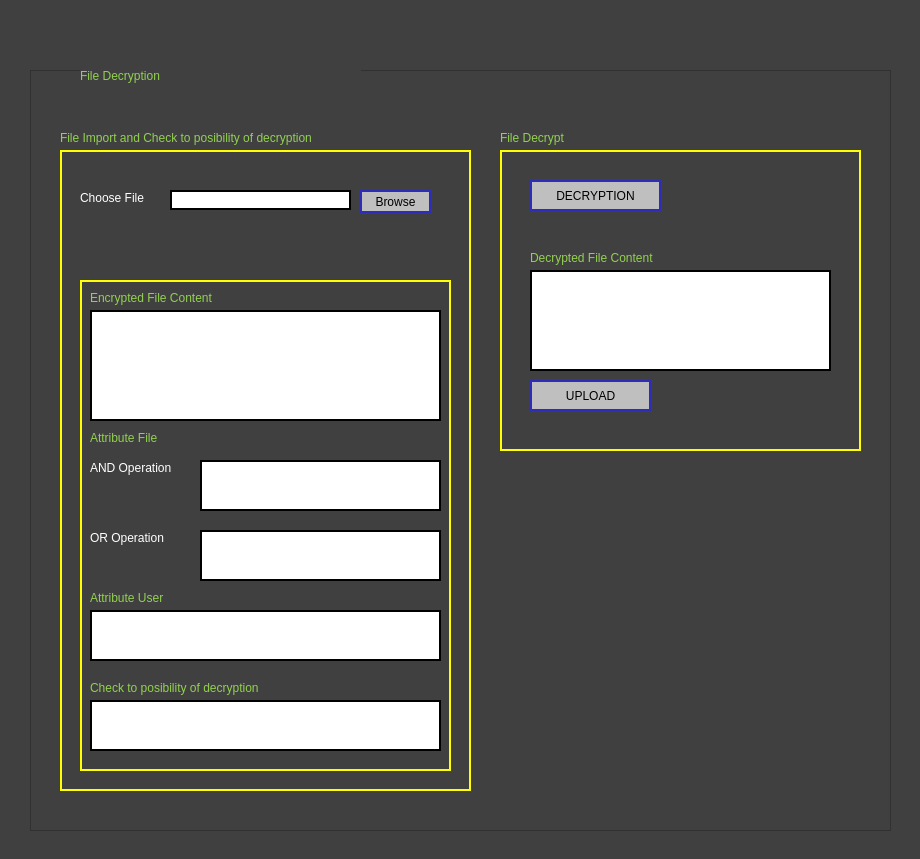
<?xml version="1.0" encoding="UTF-8"?>
<ui version="4.0">
 <class>Dialog</class>
 <widget class="QDialog" name="Dialog">
  <property name="geometry">
   <rect>
    <x>0</x>
    <y>0</y>
    <width>920</width>
    <height>859</height>
   </rect>
  </property>
  <property name="windowTitle">
   <string>Dialog</string>
  </property>
  <property name="styleSheet">
   <string notr="true">background-color: rgb(64, 64, 64);</string>
  </property>
  <widget class="QLabel" name="l_title1">
   <property name="geometry">
    <rect>
     <x>60</x>
     <y>130</y>
     <width>391</width>
     <height>16</height>
    </rect>
   </property>
   <property name="styleSheet">
    <string notr="true">font: 75 13pt &quot;나눔명조 ExtraBold&quot;;
color: rgb(146, 208, 80);</string>
   </property>
   <property name="text">
    <string>File Import and Check to posibility of decryption</string>
   </property>
  </widget>
  <widget class="QLabel" name="l_title2">
   <property name="geometry">
    <rect>
     <x>500</x>
     <y>130</y>
     <width>91</width>
     <height>16</height>
    </rect>
   </property>
   <property name="styleSheet">
    <string notr="true">font: 75 13pt &quot;나눔명조 ExtraBold&quot;;
color: rgb(146, 208, 80);</string>
   </property>
   <property name="text">
    <string>File Decrypt</string>
   </property>
  </widget>
  <widget class="QGraphicsView" name="graphicsView">
   <property name="geometry">
    <rect>
     <x>30</x>
     <y>70</y>
     <width>861</width>
     <height>761</height>
    </rect>
   </property>
  </widget>
  <widget class="QFrame" name="frame_3">
   <property name="geometry">
    <rect>
     <x>500</x>
     <y>150</y>
     <width>361</width>
     <height>301</height>
    </rect>
   </property>
   <property name="styleSheet">
    <string notr="true">border: 1.7px solid Yellow;</string>
   </property>
   <property name="frameShape">
    <enum>QFrame::StyledPanel</enum>
   </property>
   <property name="frameShadow">
    <enum>QFrame::Plain</enum>
   </property>
   <widget class="QPushButton" name="btn_up">
    <property name="geometry">
     <rect>
      <x>30</x>
      <y>230</y>
      <width>121</width>
      <height>31</height>
     </rect>
    </property>
    <property name="styleSheet">
     <string notr="true">font: 75 11pt &quot;나눔명조 ExtraBold&quot;;

border: 1.7px solid rgb(45, 45, 185);
background-color: rgb(191, 191, 191);</string>
    </property>
    <property name="text">
     <string>UPLOAD</string>
    </property>
   </widget>
   <widget class="QPushButton" name="btn_decry">
    <property name="geometry">
     <rect>
      <x>30</x>
      <y>30</y>
      <width>131</width>
      <height>31</height>
     </rect>
    </property>
    <property name="styleSheet">
     <string notr="true">font: 75 11pt &quot;나눔명조 ExtraBold&quot;;

border: 1.7px solid rgb(45, 45, 185);
background-color: rgb(191, 191, 191);</string>
    </property>
    <property name="text">
     <string>DECRYPTION</string>
    </property>
   </widget>
   <widget class="QLabel" name="l_dfc_1">
    <property name="geometry">
     <rect>
      <x>30</x>
      <y>100</y>
      <width>181</width>
      <height>16</height>
     </rect>
    </property>
    <property name="styleSheet">
     <string notr="true">font: 75 13pt &quot;나눔명조 ExtraBold&quot;;
color: rgb(146, 208, 80);
border:none;</string>
    </property>
    <property name="text">
     <string>Decrypted File Content</string>
    </property>
   </widget>
   <widget class="QTextBrowser" name="txt_dfc">
    <property name="geometry">
     <rect>
      <x>30</x>
      <y>120</y>
      <width>301</width>
      <height>101</height>
     </rect>
    </property>
    <property name="styleSheet">
     <string notr="true">font: 75 11pt &quot;나눔명조 ExtraBold&quot;;
background-color: rgb(255, 255, 255);
border: 1.7px solid black;</string>
    </property>
   </widget>
  </widget>
  <widget class="QFrame" name="frame">
   <property name="geometry">
    <rect>
     <x>60</x>
     <y>150</y>
     <width>411</width>
     <height>641</height>
    </rect>
   </property>
   <property name="layoutDirection">
    <enum>Qt::LeftToRight</enum>
   </property>
   <property name="autoFillBackground">
    <bool>false</bool>
   </property>
   <property name="styleSheet">
    <string notr="true">border: 1.7px solid Yellow;
</string>
   </property>
   <property name="inputMethodHints">
    <set>Qt::ImhNone</set>
   </property>
   <property name="frameShape">
    <enum>QFrame::StyledPanel</enum>
   </property>
   <property name="frameShadow">
    <enum>QFrame::Plain</enum>
   </property>
   <property name="lineWidth">
    <number>1</number>
   </property>
   <property name="midLineWidth">
    <number>0</number>
   </property>
   <widget class="QLabel" name="l_fup">
    <property name="geometry">
     <rect>
      <x>20</x>
      <y>40</y>
      <width>81</width>
      <height>16</height>
     </rect>
    </property>
    <property name="styleSheet">
     <string notr="true">font: 75 11pt &quot;나눔명조 ExtraBold&quot;;
color: rgb(255, 255, 255);
border: none;</string>
    </property>
    <property name="text">
     <string>Choose File</string>
    </property>
   </widget>
   <widget class="QLineEdit" name="txt_up">
    <property name="geometry">
     <rect>
      <x>110</x>
      <y>40</y>
      <width>181</width>
      <height>20</height>
     </rect>
    </property>
    <property name="styleSheet">
     <string notr="true">font: 75 11pt &quot;나눔명조 ExtraBold&quot;;
background-color: rgb(255, 255, 255);
border: 1.7px solid black;</string>
    </property>
   </widget>
   <widget class="QPushButton" name="btn_browse">
    <property name="geometry">
     <rect>
      <x>300</x>
      <y>40</y>
      <width>71</width>
      <height>23</height>
     </rect>
    </property>
    <property name="styleSheet">
     <string notr="true">font: 75 13pt &quot;나눔명조 ExtraBold&quot;;
border-color: rgb(45, 45, 185);
background-color: rgb(191, 191, 191);</string>
    </property>
    <property name="text">
     <string>Browse</string>
    </property>
   </widget>
   <widget class="QFrame" name="frame_2">
    <property name="geometry">
     <rect>
      <x>20</x>
      <y>130</y>
      <width>371</width>
      <height>491</height>
     </rect>
    </property>
    <property name="styleSheet">
     <string notr="true">font: 75 9pt &quot;나눔명조 ExtraBold&quot;;

</string>
    </property>
    <property name="frameShape">
     <enum>QFrame::StyledPanel</enum>
    </property>
    <property name="frameShadow">
     <enum>QFrame::Plain</enum>
    </property>
    <widget class="QTextBrowser" name="txt_efc">
     <property name="geometry">
      <rect>
       <x>10</x>
       <y>30</y>
       <width>351</width>
       <height>111</height>
      </rect>
     </property>
     <property name="styleSheet">
      <string notr="true">font: 75 11pt &quot;나눔명조 ExtraBold&quot;;
background-color: rgb(255, 255, 255);
border: 1.7px solid black;</string>
     </property>
    </widget>
    <widget class="QLabel" name="l_efc_1">
     <property name="geometry">
      <rect>
       <x>10</x>
       <y>10</y>
       <width>181</width>
       <height>16</height>
      </rect>
     </property>
     <property name="styleSheet">
      <string notr="true">font: 75 13pt &quot;나눔명조 ExtraBold&quot;;
color: rgb(146, 208, 80);
border:none;</string>
     </property>
     <property name="text">
      <string>Encrypted File Content</string>
     </property>
    </widget>
    <widget class="QLabel" name="l_dfc_2">
     <property name="geometry">
      <rect>
       <x>10</x>
       <y>150</y>
       <width>111</width>
       <height>16</height>
      </rect>
     </property>
     <property name="styleSheet">
      <string notr="true">font: 75 13pt &quot;나눔명조 ExtraBold&quot;;
color: rgb(146, 208, 80);
border:none;</string>
     </property>
     <property name="text">
      <string>Attribute File</string>
     </property>
    </widget>
    <widget class="QLabel" name="l_doid">
     <property name="geometry">
      <rect>
       <x>10</x>
       <y>180</y>
       <width>111</width>
       <height>16</height>
      </rect>
     </property>
     <property name="styleSheet">
      <string notr="true">font: 75 10.5pt &quot;나눔명조 ExtraBold&quot;;
color: rgb(255, 255, 255);
border:none;</string>
     </property>
     <property name="text">
      <string>AND Operation</string>
     </property>
    </widget>
    <widget class="QTextBrowser" name="txt_att_and">
     <property name="geometry">
      <rect>
       <x>120</x>
       <y>180</y>
       <width>241</width>
       <height>51</height>
      </rect>
     </property>
     <property name="styleSheet">
      <string notr="true">font: 75 11pt &quot;나눔명조 ExtraBold&quot;;
background-color: rgb(255, 255, 255);
border: 1.7px solid black;</string>
     </property>
    </widget>
    <widget class="QLabel" name="l_doid_2">
     <property name="geometry">
      <rect>
       <x>10</x>
       <y>250</y>
       <width>111</width>
       <height>16</height>
      </rect>
     </property>
     <property name="styleSheet">
      <string notr="true">font: 75 10.5pt &quot;나눔명조 ExtraBold&quot;;
color: rgb(255, 255, 255);
border:none;</string>
     </property>
     <property name="text">
      <string>OR Operation</string>
     </property>
    </widget>
    <widget class="QTextBrowser" name="txt_att_or">
     <property name="geometry">
      <rect>
       <x>120</x>
       <y>250</y>
       <width>241</width>
       <height>51</height>
      </rect>
     </property>
     <property name="styleSheet">
      <string notr="true">font: 75 11pt &quot;나눔명조 ExtraBold&quot;;
background-color: rgb(255, 255, 255);
border: 1.7px solid black;</string>
     </property>
    </widget>
    <widget class="QLabel" name="l_dfc_3">
     <property name="geometry">
      <rect>
       <x>10</x>
       <y>310</y>
       <width>111</width>
       <height>16</height>
      </rect>
     </property>
     <property name="styleSheet">
      <string notr="true">font: 75 13pt &quot;나눔명조 ExtraBold&quot;;
color: rgb(146, 208, 80);
border:none;</string>
     </property>
     <property name="text">
      <string>Attribute User</string>
     </property>
    </widget>
    <widget class="QTextBrowser" name="txt_att_user">
     <property name="geometry">
      <rect>
       <x>10</x>
       <y>330</y>
       <width>351</width>
       <height>51</height>
      </rect>
     </property>
     <property name="styleSheet">
      <string notr="true">font: 75 11pt &quot;나눔명조 ExtraBold&quot;;
background-color: rgb(255, 255, 255);
border: 1.7px solid black;</string>
     </property>
    </widget>
    <widget class="QLabel" name="l_dfc_4">
     <property name="geometry">
      <rect>
       <x>10</x>
       <y>400</y>
       <width>261</width>
       <height>16</height>
      </rect>
     </property>
     <property name="styleSheet">
      <string notr="true">font: 75 13pt &quot;나눔명조 ExtraBold&quot;;
color: rgb(146, 208, 80);
border:none;</string>
     </property>
     <property name="text">
      <string>Check to posibility of decryption </string>
     </property>
    </widget>
    <widget class="QTextBrowser" name="txt_chk_de">
     <property name="geometry">
      <rect>
       <x>10</x>
       <y>420</y>
       <width>351</width>
       <height>51</height>
      </rect>
     </property>
     <property name="styleSheet">
      <string notr="true">font: 75 11pt &quot;나눔명조 ExtraBold&quot;;
background-color: rgb(255, 255, 255);
border: 1.7px solid black;</string>
     </property>
    </widget>
   </widget>
  </widget>
  <widget class="QLabel" name="title">
   <property name="geometry">
    <rect>
     <x>80</x>
     <y>50</y>
     <width>281</width>
     <height>51</height>
    </rect>
   </property>
   <property name="styleSheet">
    <string notr="true">font: 75 30pt &quot;나눔명조 ExtraBold&quot;;

color: rgb(146, 208, 80);
background-color: rgb(64, 64, 64);</string>
   </property>
   <property name="text">
    <string>File Decryption</string>
   </property>
  </widget>
  <zorder>graphicsView</zorder>
  <zorder>l_title1</zorder>
  <zorder>l_title2</zorder>
  <zorder>frame_3</zorder>
  <zorder>frame</zorder>
  <zorder>title</zorder>
 </widget>
 <resources/>
 <connections/>
</ui>
